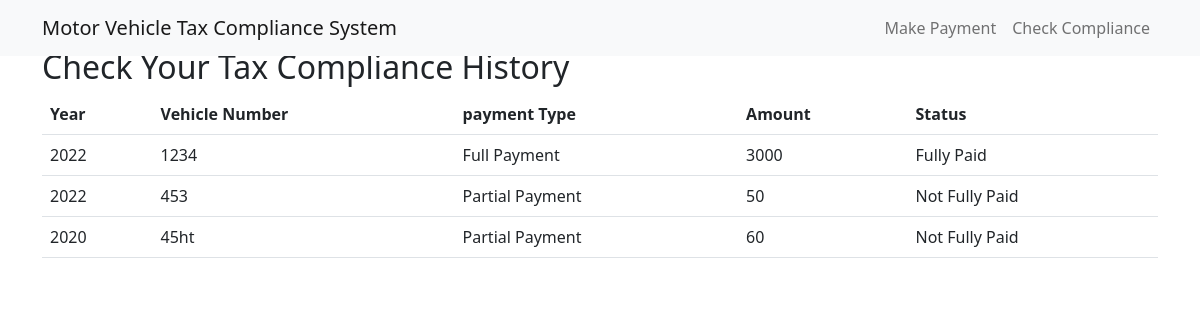
The page /compliance-status.php on the database its author committed.
### tables this page shows
CREATE TABLE `tax_payment` (
  `id` int(9) NOT NULL,
  `vehicle_number` varchar(255) NOT NULL,
  `tax_year` year(4) NOT NULL DEFAULT current_timestamp(),
  `payment_type` varchar(40) NOT NULL,
  `amount` float NOT NULL,
  `payment_status` varchar(255) NOT NULL
);

### compliance-status.php (the view, shortened to what this page needs)
<!doctype html>
<html lang="en">
  <head>
    <link href="https://cdn.jsdelivr.net/npm/bootstrap@5.2.0-beta1/dist/css/bootstrap.min.css" rel="stylesheet">
    <link rel="stylesheet" href="style.css">
    <link href="https://cdnjs.cloudflare.com/ajax/libs/bootstrap-datepicker/1.2.0/css/datepicker.min.css" rel="stylesheet">
    <body>
        <nav class="navbar navbar-expand-lg navbar-light bg-light fixed-top">
            <div class="container">
              <a class="navbar-brand" href="#">Motor Vehicle Tax Compliance System</a>
              <div class="collapse navbar-collapse" id="navbarResponsive">
                <ul class="navbar-nav ms-auto">
                  <li class="nav-item active">
                    <a class="nav-link" href="index.php">Make  Payment</a>
                  </li>
                  <li class="nav-item">
                    <a class="nav-link" href="check-compliance.php">Check Compliance</a>
                  </li>
                </ul>
              </div>
            </div>
          </nav>
          <div class="container mt-5">
            <h2>Check Your Tax Compliance History</h2>
            <table class="table table-hover">
                <thead>
                <tr>
                    <th>Year</th>
                    <th>Vehicle Number</th>
                    <th>payment Type</th>
                    <th>Amount</th>
                    <th>Status</th>
                </tr>
                </thead>
                <tbody>
                <?php
                include 'config.php';
                $sql = "SELECT * FROM tax_payment";
                if ($stmt = mysqli_prepare($conn, $sql))
                {
                    mysqli_execute($stmt);
                    $result = mysqli_stmt_get_result($stmt);
                    if (mysqli_num_rows($result) > 0)
                    {
                        while($row = mysqli_fetch_assoc($result))
                        {?>
                            <tr>
                            <td><?php echo $row['tax_year'] ;?> </td>
                            <td><?php echo $row['vehicle_number'] ;?> </td>
                            <td><?php echo $row['payment_type'] ;?> </td>
                            <td><?php echo $row['amount'] ;?> </td>
                            <td><?php echo $row['payment_status'] ;?> </td>
                            </tr>
                       <?php
                       }
                       ?>
                    <?php
                    }
                }
?>
                </tbody>
            </table>
            </div>
  </body>
</html>

### rows shown on the page
tax_payment: tax_year "2022", vehicle_number "1234", payment_type "Full Payment", amount "3000", payment_status "Fully Paid"
tax_payment: tax_year "2022", vehicle_number "453", payment_type "Partial Payment", amount "50", payment_status "Not Fully Paid"
tax_payment: tax_year "2020", vehicle_number "45ht", payment_type "Partial Payment", amount "60", payment_status "Not Fully Paid"
